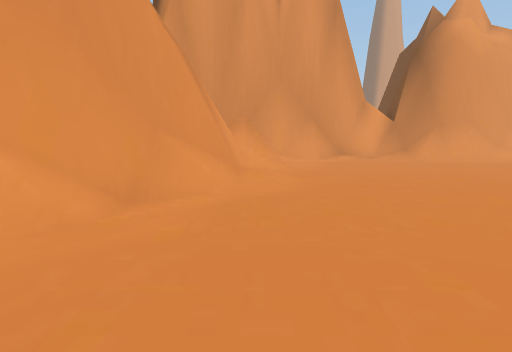
View 1 (above)

21 first-person views from a walk through a Unity game level. The camera is 1.3 m above the floor, tilts 6° down and sees 70° across. The floor is counted in squares, 2 m on a side. Each view is taken from the middle of a square. On the plan, view 1 faces up. The plan holds only what a view shows up to about 11 squares ahead; the rest is blank. The place goes on beyond the plan.

View 2
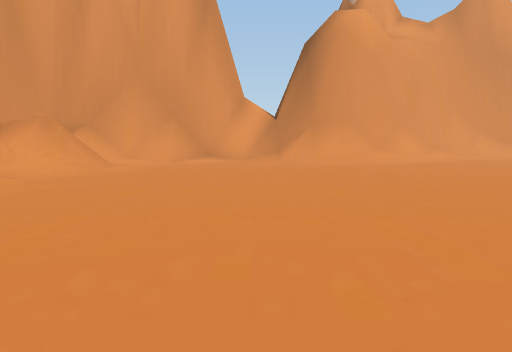

View 3
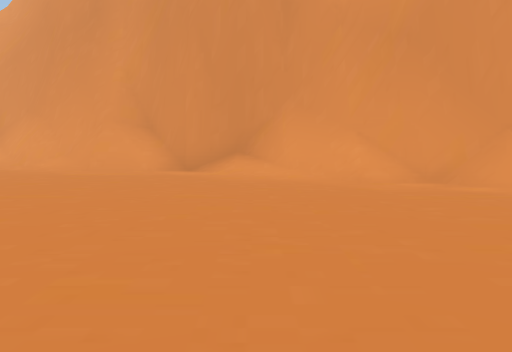

View 4
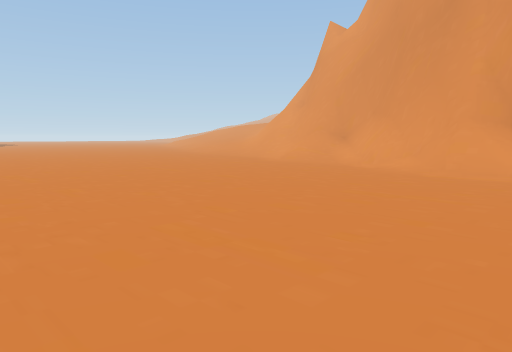

View 5
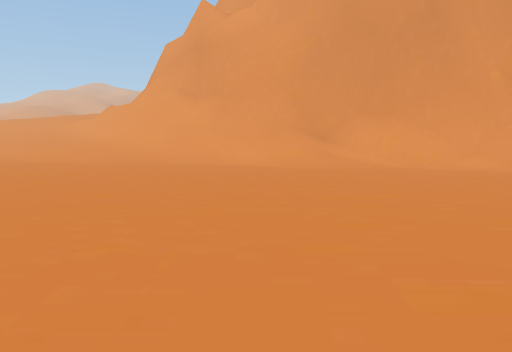

View 6
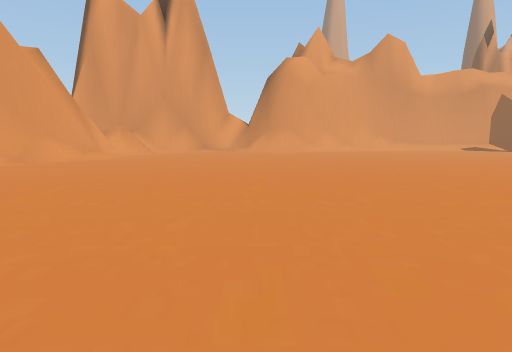

View 7
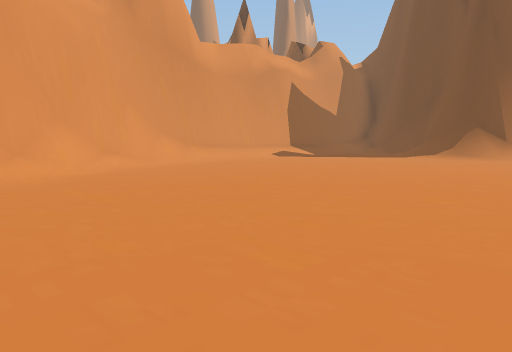

View 8
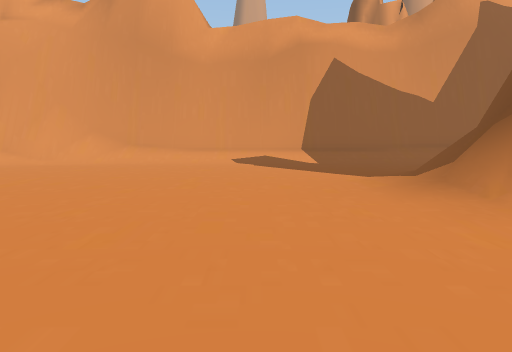

View 9
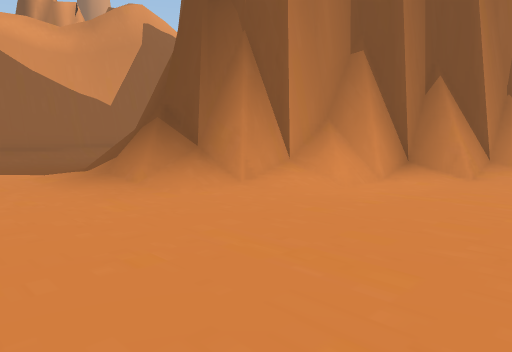

View 10
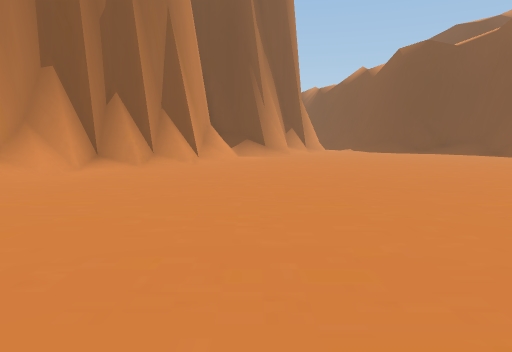

View 11
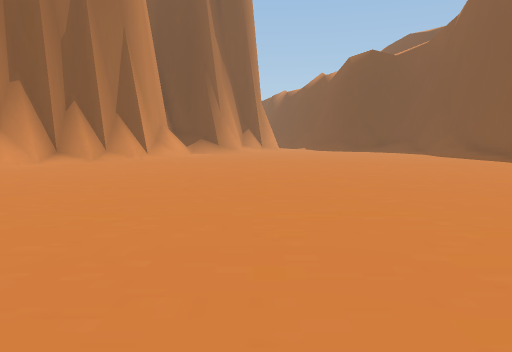

View 12
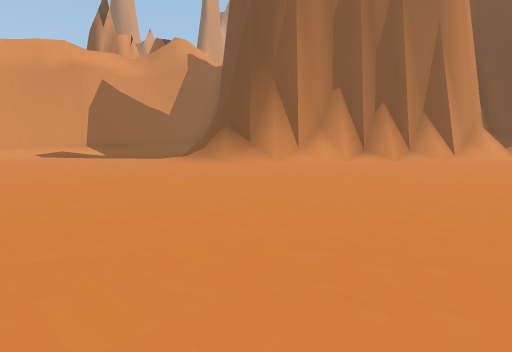

View 13
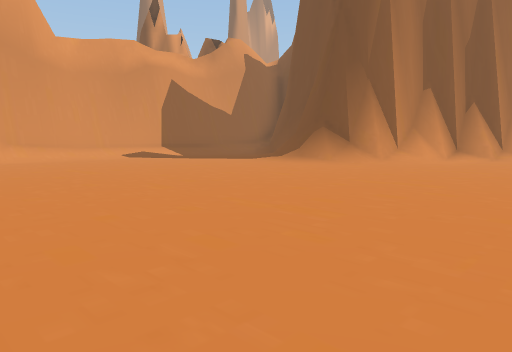

View 14
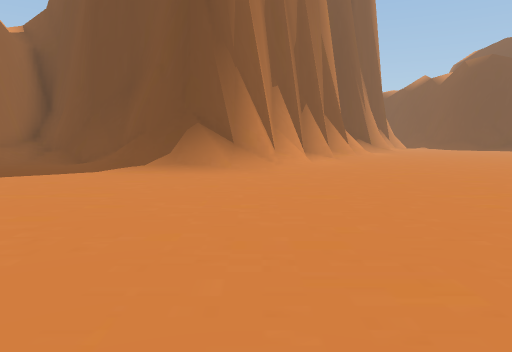

View 15
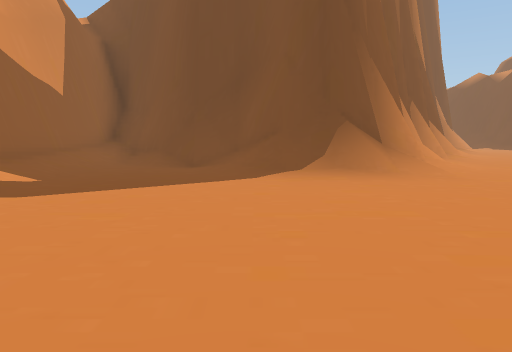

View 16
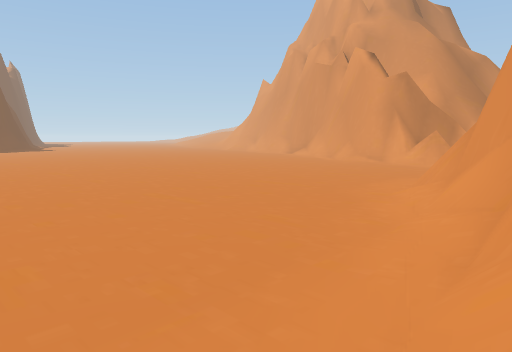

View 17
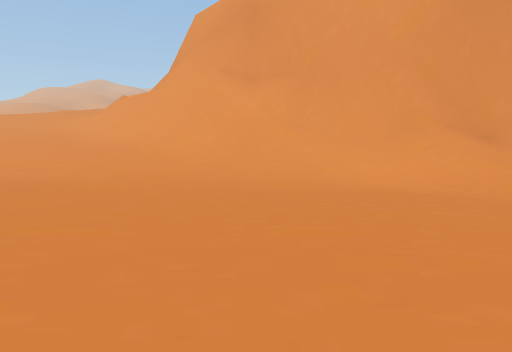

View 18
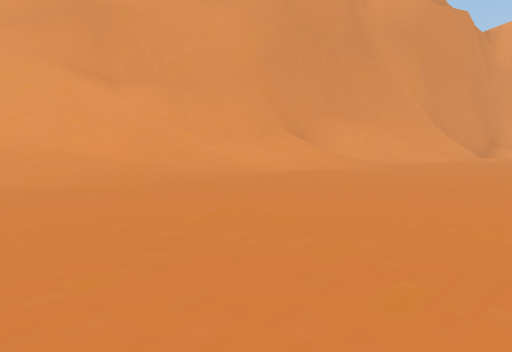

View 19
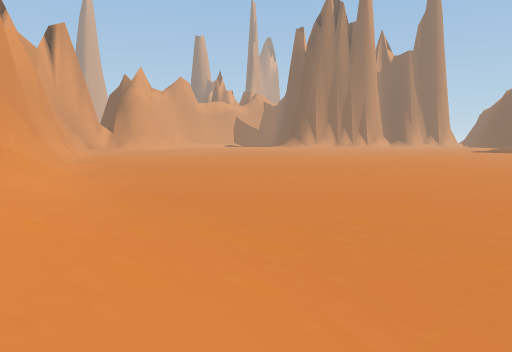

View 20
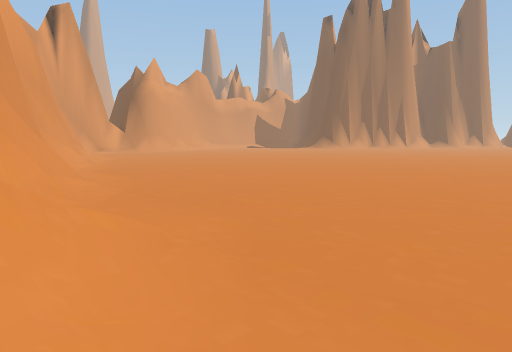

View 21
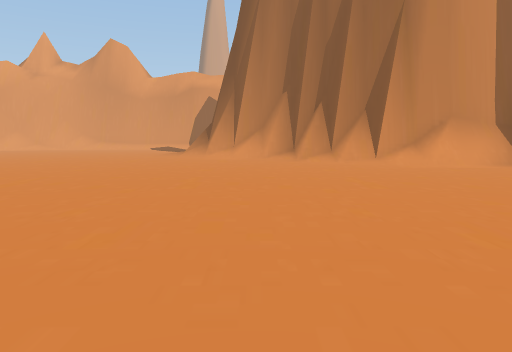

### Floor plan
Key: @ floor where view 1 was taken; # wall or solid block; x gap in a wall; . floor; / step, stairs or slope; = window, fence, low wall or low ledge; ^ raised ledge.
Columns run from 10 left of view 1 to 25 right of it. Each row starts with its distance up from view 1.
 14                      #############
 13                    ###///////////#
 12             ########/........../##
 11          ####///##/............##
 10          ^x/.................//#
  9           #................../##
  8          ##................./##
  7          #/.................//#
  6          #/................../###
  5         ##/.................../###
  4         ##....................../##
  3        ##......................../##
  2        ##.........................//
  1       ##/...........................
  0       #/..@......... ...............
 -1      ##.............  ..............
 -2      #=............    .............
 -3      ##...........      ............
 -4      #............        ..........
 -5     ##...........          .........
 -6     #/...........            .......
 -7    ##/............            ....
 -8   ###/............              ..
 -9  ###/.........
-10 ###//..........
-11 #==//...........
-12 ==///...........
-13 /=///........
-14 ////.......

Where each view was taken, in squares from view 1:
view 1: 0 up, 0 right, facing up
view 2: 1 up, 4 right, facing up
view 3: 1 up, 4 right, facing left
view 4: 0 up, 4 right, facing down-left
view 5: 8 down, 4 right, facing left
view 6: 6 down, 5 right, facing up
view 7: 4 up, 6 right, facing up-right
view 8: 3 up, 16 right, facing up
view 9: 2 up, 16 right, facing up-right
view 10: 1 up, 14 right, facing right
view 11: 1 down, 12 right, facing right
view 12: 1 down, 12 right, facing up-right
view 13: 1 up, 10 right, facing up-right
view 14: 6 up, 11 right, facing right
view 15: 9 up, 12 right, facing right
view 16: 13 up, 13 right, facing down-left
view 17: 10 down, 0 right, facing left
view 18: 14 down, 0 right, facing up-left
view 19: 14 down, 7 left, facing up-right
view 20: 10 down, 6 left, facing up-right
view 21: 7 down, 21 right, facing up
